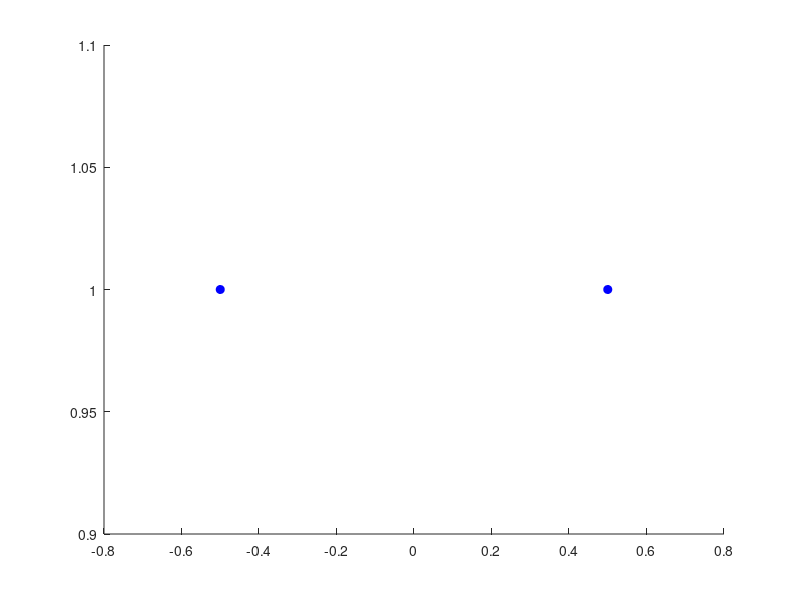

This chart was generated by the following MATLAB code:
## -*- texinfo -*-
## @deftypefn  {Function File} {} galtonbox ( @var{LEVEL}, @var{BALLS}, @var{INTERVAL})
## Plot galton box.
## @var{LEVEL} means how many levels. ( Default: 1)
## @var{BALLS} means how many balls.
## @var{INTERVAL} means interval between each frame in seconds. If omitted or 0, no animation.

function galtonbox ( varargin)

    nargs = nargin;
    LEVEL = 1;
    BALLS = 0;
    INTERVAL = 0;

    % check LEVEL arg
    if nargs > 0
        LEVEL = varargin{1};
        if !is_positive_scalar_integer( LEVEL)
            error("galtonbox: LEVEL should be a positive integer");
        end
    end

    % check BALLS arg
    if nargs > 1
        BALLS = varargin{2};
        if !is_positive_scalar_integer( BALLS)
            error("galtonbox: BALLS should be a positive integer");
        end
    end

    % check INTERVAL arg
    if nargs > 2
        INTERVAL = varargin{3};
        if !is_positive_scalar_integer( INTERVAL)
            error("galtonbox: INTERVAL should be a positive integer");
        end
    end

    % create a new figure
    figure;
    % create a new axis obj
    axh = gca();
    hold on

    pointInterval = 1;
    [ ballStartPos, ballLastPos] = plotLevels( axh, LEVEL, pointInterval);
    disp("ballStartPos"), disp( ballStartPos);
    disp("ballLastPos"), disp( ballLastPos);
    
end


function tf = is_positive_scalar_integer( val)
    tf = isscalar( val) && isnumeric( val) && fix( val) == val && val > 0;
end


% return start point of a ball, and all possible X positions of the ball
% SP: start point of the ball
% FXP: final possible x positions of the ball
function [ SP, FXP] = plotLevels( AXH, LEVELS, POINT_INTERVAL)
    for level = LEVELS : -1 : 1;
        unitXPos = unitXPositions( level, LEVELS); 
        xPos = unitXPos .* POINT_INTERVAL;
        yPos = level .* POINT_INTERVAL;

        pointColor = 'b';
        if mod( level, 2) == 0
            pointColor = 'r';
        end

        plot( AXH, xPos, yPos, 'o', 'MarkerEdgeColor', pointColor, 'MarkerFaceColor', pointColor);
    end

    % assign start point
    if nargout > 0
        startPointUnitXPos = unitXPositions( LEVELS, LEVELS);
        startBallXPos = ( startPointUnitXPos( 1) + startPointUnitXPos( end)) / 2 * POINT_INTERVAL;
        SP = [  startBallXPos LEVELS*POINT_INTERVAL];
    end
    % assign final possible X positions
    if nargout > 1
        lastPointUnitXPos = unitXPositions( 1, LEVELS);
        % For adjacent x pos we calculate "( x0 + x1) / 2"
        adjXPos = [ lastPointUnitXPos( 1 : (end - 1)) ; lastPointUnitXPos( 2 : end)];
        FXP = sum( adjXPos) / 2 .* POINT_INTERVAL;
    end

    % caller should not provide more than 2 arguments
    if nargout > 2
        error( "galtonbox: At most 2 outputs are permitted");
    end
end


% return unit positions of points with given level and total level
function XPOS = unitXPositions( CUR_LEVEL, TOTAL_LEVEL)
    % unit x pos starts from 0
    unitLastXPos = TOTAL_LEVEL - CUR_LEVEL + 1;
    unitXPos = 0 : 1 : unitLastXPos;
    unitXPos -= unitLastXPos / 2;
    XPOS = unitXPos;
end
